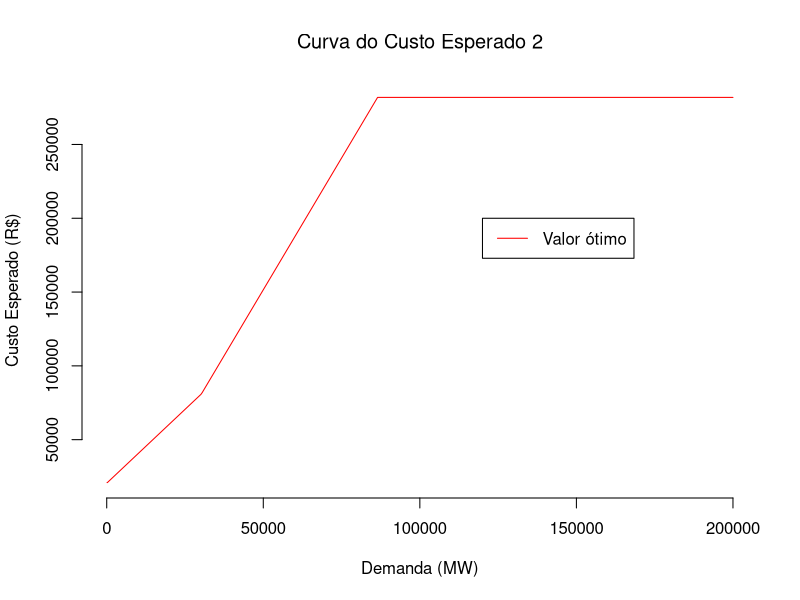
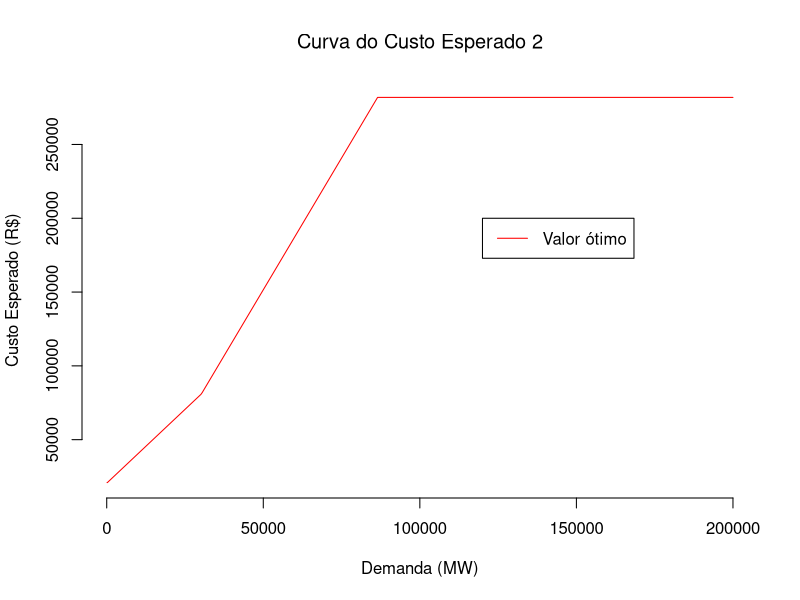

Write the R code that produced these figures, in order.
#! /usr/bin/env Rscript

# Plotando grafico da curva de custo 
demanda <-unlist (read.table("demanda.dat")) 
custo <- unlist (read.table("z.dat"))

# Criando arquivo de plotagem eps
cairo_ps("zpb01pt14.eps",5.0,5.0)
matplot (demanda,cbind(custo),
		 main= "Curva do Custo Esperado 2",
		 font.main=1,
		 xlab="Demanda (MW)",
		 col = c("red"), 
		 type = "l",
		 pch=20,
		 lwd=1,
		 lty=1,
		 bty="n",
		 ylab="Custo Esperado (R$)")
legend (
		120000,200000
		,inset=0.01,
		legend=c(
				 "Valor ótimo"
				 ), 
		col= c(
			   "red"
			   ),
		lty=1,
		bg=("white"),
	   	horiz=F)

dev.off()

# Criando arquivo de plotagem pdf
pdf("zpb01pt14.pdf",5.0,5.0)
matplot (demanda,cbind(custo),
		 main= "Curva do Custo Esperado 2",
		 font.main=1,
		 xlab="Demanda (MW)",
		 col = c("red"), 
		 type = "l",
		 pch=20,
		 lwd=1,
		 lty=1,
		 bty="n",
		 ylab="Custo Esperado (R$)")
legend (
		120000,200000
		,inset=0.01,
		legend=c(
				 "Valor ótimo"
				 ), 
		col= c(
			   "red"
			   ),
		lty=1,
		bg=("white"),
	   	horiz=F)

dev.off()


